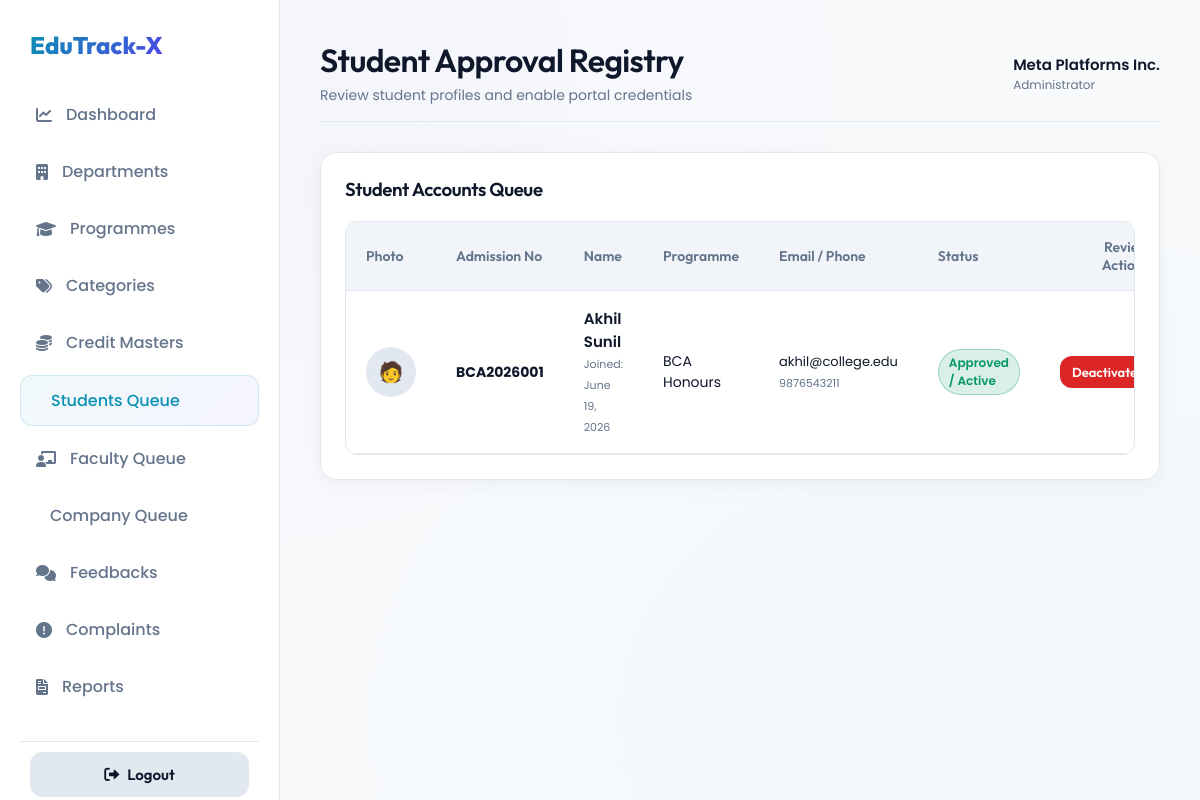
/Administrator/ApproveStudents/ (signed in), run on the app's committed database.
### Guest/models.py (models this page shows)
class tbl_student(models.Model):
    student_id = models.AutoField(primary_key=True)
    programme = models.ForeignKey(tbl_programme, on_delete=models.CASCADE)
    student_name = models.CharField(max_length=100)
    student_gender = models.CharField(max_length=20)
    student_dob = models.DateField()
    student_email = models.EmailField(max_length=100, unique=True)
    student_contact = models.CharField(max_length=20)
    student_address = models.TextField()
    student_admissionno = models.CharField(max_length=50, unique=True)
    student_semester = models.IntegerField(default=1)
    student_photo = models.FileField(upload_to='Assets/StudentDocs/', null=True, blank=True)
    student_password = models.CharField(max_length=60)
    student_status = models.IntegerField(default=0) # 0 = Pending, 1 = Active/Approved, 2 = Rejected
    student_date = models.DateField(auto_now_add=True)

### Administrator/models.py (models this page shows)
class tbl_programme(models.Model):
    programme_id = models.AutoField(primary_key=True)
    department = models.ForeignKey(tbl_department, on_delete=models.CASCADE)
    programme_name = models.CharField(max_length=100)
    programme_duration = models.IntegerField() # Duration in Semesters (e.g. 8)
    programme_totalcredit = models.IntegerField() # Total credits required (e.g. 160)
    programme_status = models.IntegerField(default=1) # 1 = Active, 0 = Inactive

### Administrator/views.py (the view)
# urls.py: path('ApproveStudents/', views.ApproveStudents, name='ApproveStudents'),
def ApproveStudents(request):
    if 'aid' not in request.session:
        return redirect('Guest:Login')
    students = tbl_student.objects.all().order_by('student_status')
    return render(request, 'Administrator/ApproveStudents.html', {'students': students})

### Administrator/Templates/Administrator/ApproveStudents.html (shortened to what this page needs)
{% extends 'Administrator/AdminBase.html' %}
{% block header_title %}Student Approval Registry{% endblock %}
{% block header_subtitle %}Review student profiles and enable portal credentials{% endblock %}
{% block active_approval %}active{% endblock %}
{% block content %}
<div class="glass-card">
    <h3>Student Accounts Queue</h3>
    {% if students %}
    <div class="custom-table-container">
        <table class="custom-table">
            <thead>
                <tr>
                    <th>Photo</th>
                    <th>Admission No</th>
                    <th>Name</th>
                    <th>Programme</th>
                    <th>Email / Phone</th>
                    <th>Status</th>
                    <th style="text-align: right;">Review Actions</th>
                </tr>
            </thead>
            <tbody>
                {% for s in students %}
                <tr>
                    <td>
                        {% if s.student_photo %}
                        <img src="{{ s.student_photo.url }}" class="user-profile-pic" style="width: 50px; height: 50px;">
                        {% else %}
                        <div style="width: 50px; height: 50px; border-radius: 50%; background: var(--border-color); display: flex; align-items: center; justify-content: center; font-size: 20px; font-weight: bold;">🧑</div>
                        {% endif %}
                    </td>
                    <td><strong>{{ s.student_admissionno }}</strong></td>
                    <td>
                        <span style="font-size: 15px; font-weight: 600; display: block;">{{ s.student_name }}</span>
                        <span style="font-size: 11px; color: var(--text-muted);">Joined: {{ s.student_date }}</span>
                    </td>
                    <td>{{ s.programme.programme_name }}</td>
                    <td>
                        <span style="display: block; font-size: 13px;">{{ s.student_email }}</span>
                        <span style="font-size: 11px; color: var(--text-muted);">{{ s.student_contact }}</span>
                    </td>
                    <td>
                        {% if s.student_status == 0 %}
                        <span class="badge badge-pending">Pending Approval</span>
                        {% elif s.student_status == 1 %}
                        <span class="badge badge-success">Approved / Active</span>
                        {% else %}
                        <span class="badge badge-danger">Rejected</span>
                        {% endif %}
                    </td>
                    <td style="text-align: right;">
                        {% if s.student_status == 0 %}
                        <a href="{% url 'Administrator:ApproveStudentAction' s.student_id 1 %}" class="btn btn-success" style="padding: 8px 16px; font-size: 13px; margin-right: 5px;">
                            <i class="fa-solid fa-check"></i> Approve
                        </a>
                        <a href="{% url 'Administrator:ApproveStudentAction' s.student_id 2 %}" class="btn btn-danger" style="padding: 8px 16px; font-size: 13px;">
                            <i class="fa-solid fa-xmark"></i> Reject
                        </a>
                        {% elif s.student_status == 1 %}
                        <a href="{% url 'Administrator:ApproveStudentAction' s.student_id 2 %}" onclick="return confirm('Deactivate student user access?')" class="btn btn-danger" style="padding: 8px 12px; font-size: 13px;">
                            Deactivate
                        </a>
                        {% else %}
                        <a href="{% url 'Administrator:ApproveStudentAction' s.student_id 1 %}" class="btn btn-success" style="padding: 8px 12px; font-size: 13px;">
                            Re-activate
                        </a>
                        {% endif %}
                    </td>
                </tr>
                {% endfor %}
            </tbody>
        </table>
    </div>
    {% else %}
    <p style="color: var(--text-muted); text-align: center; margin-top: 30px;">No student records found.</p>
    {% endif %}
</div>
{% endblock %}

### static/css/style.css (style rules this page uses)
:root { --bg-dark: #f8fafc; --bg-surface: #ffffff; --border-color: #e2e8f0; --primary: #0891b2; --primary-glow: rgba(8, 145, 178, 0.08); --secondary: #4f46e5; --secondary-glow: rgba(79, 70, 229, 0.08); --accent: #9333ea; --success: #059669; --success-glow: rgba(5, 150, 105, 0.08); --warning: #d97706; --danger: #dc2626; --text-main: #0f172a; --text-muted: #64748b; --font-outfit: 'Outfit', sans-serif; --font-inter: 'Inter', sans-serif; --font-poppins: 'Poppins', sans-serif; --transition-smooth: all 0.3s cubic-bezier(0.4, 0, 0.2, 1); }
* { box-sizing: border-box; margin: 0; padding: 0; }
body { background-color: var(--bg-dark); background-image: radial-gradient(at 10% 10%, rgba(79, 70, 229, 0.03) 0px, transparent 50%), radial-gradient(at 90% 90%, rgba(8, 145, 178, 0.03) 0px, transparent 50%); background-attachment: fixed; color: var(--text-main); font-family: var(--font-poppins); min-height: 100vh; display: flex; flex-direction: column; overflow-x: hidden; }
h1, h2, h3, h4, h5, h6 { font-family: var(--font-outfit); font-weight: 600; color: var(--text-main); letter-spacing: -0.02em; }
a { color: var(--primary); text-decoration: none; transition: var(--transition-smooth); }
.glass-card { background: var(--bg-surface); border: 1px solid var(--border-color); border-radius: 16px; padding: 24px; box-shadow: 0 4px 20px 0 rgba(15, 23, 42, 0.05); transition: var(--transition-smooth); }
.btn { display: inline-flex; align-items: center; justify-content: center; gap: 8px; padding: 12px 24px; border-radius: 12px; font-family: var(--font-outfit); font-size: 15px; font-weight: 600; cursor: pointer; transition: var(--transition-smooth); border: none; }
.btn-danger { background: var(--danger); color: #ffffff; }
.custom-table-container { width: 100%; overflow-x: auto; border-radius: 12px; border: 1px solid var(--border-color); margin-top: 20px; }
.custom-table { width: 100%; border-collapse: collapse; text-align: left; background: #ffffff; }
.custom-table th { background: #f1f5f9; padding: 16px 20px; font-family: var(--font-outfit); font-size: 14px; font-weight: 600; color: var(--text-muted); border-bottom: 1px solid var(--border-color); }
.custom-table td { padding: 16px 20px; font-size: 14px; border-bottom: 1px solid var(--border-color); color: var(--text-main); vertical-align: middle; }
.badge { display: inline-flex; padding: 4px 10px; border-radius: 9999px; font-size: 12px; font-weight: 600; }
.badge-success { background: rgba(5, 150, 105, 0.15); color: var(--success); border: 1px solid rgba(5, 150, 105, 0.3); }

### data on the page
tbl_student: student_admissionno "BCA2026001", student_name "Akhil Sunil", student_date "June 19, 2026", programme.programme_name "BCA Honours", student_email "akhil@college.edu", student_contact "9876543211", student_status "Approved / Active"

### other printed values
{{ request.session.name }} "Meta Platforms Inc."
